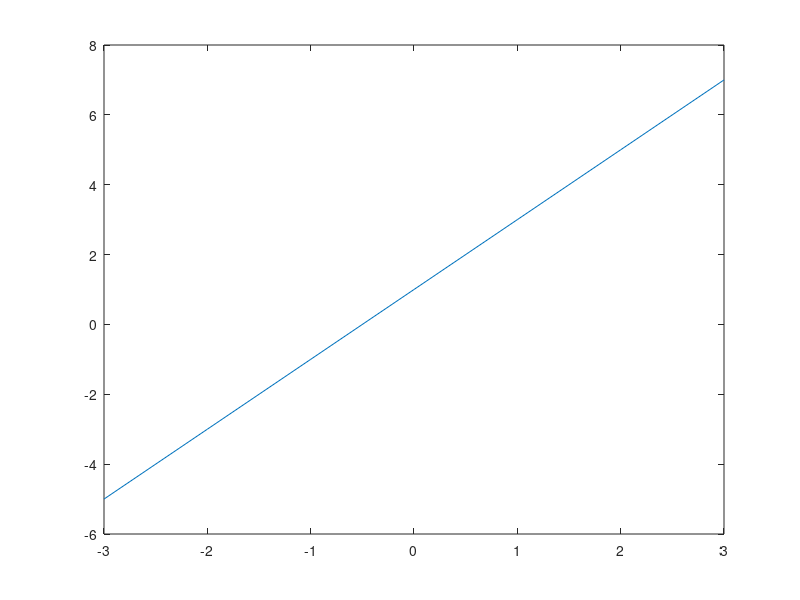

MATLAB code to generate this figure:
% Octave Script
% Title		    :Funciones Algebraicas: Polinomiales y Racionales (EjercicioNum_5)
% Correo        :orlandourbanotrejo@gmail.com
% Description   :Script para graficar funciones y ver si son funciones polinomiales o racionales.
% Author	    :Orlando Urbano Trejo (Lando)
% Date		    :17_11_2021
% Version	    :1
% Usage		    :octave>path/EjercicioNum_5
%		        :Requiere aplicaci�n octave, usar linea de comandos
%		        :https://octaveintro.readthedocs.io/en/latest/index.html

clear
% Dominio de la funci�n
x= -3:1:3
% Regla de correspondencia
fx=2.*x + 1
disp ('La expresi�n corresponde a una Funci�n Polinomica');
disp ('Los puntos donde f(x)=0 son los puntos (-0.5,0) y (0,1)');
% Plotear funci�n
plot (x, fx)
